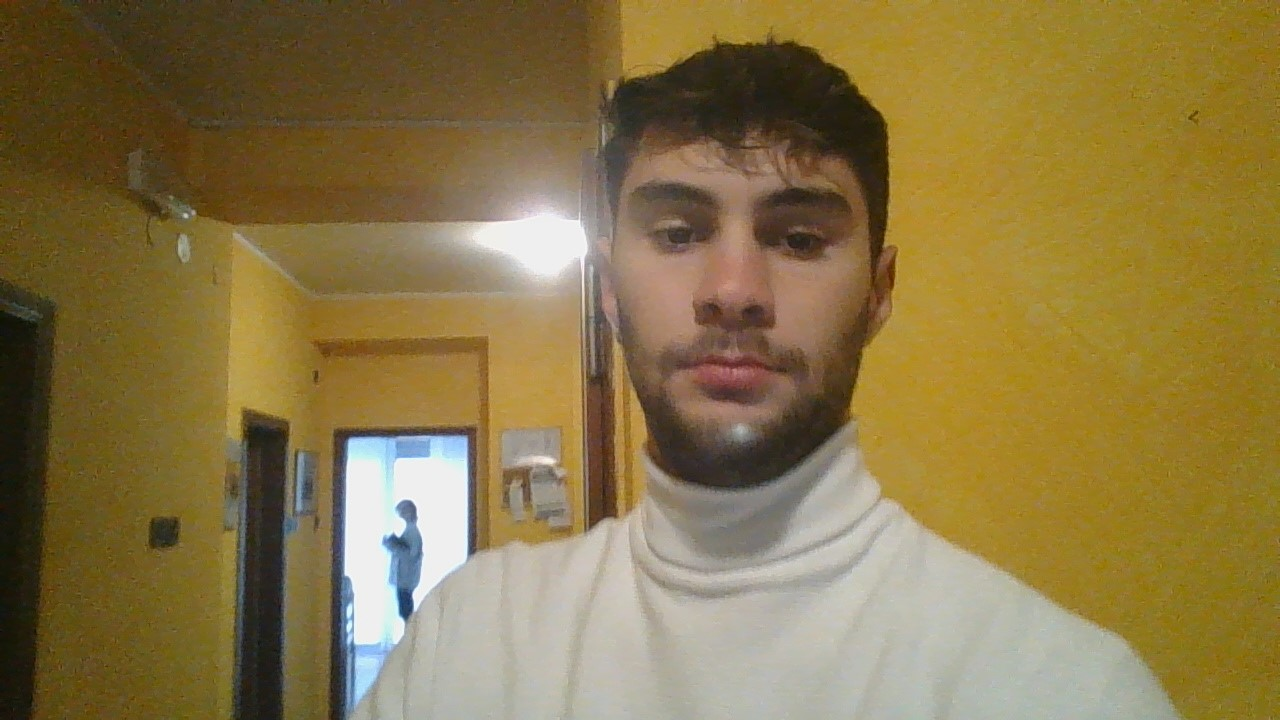
#> input picture data/test/Acer_AspireE5_0_32.jpg, 1280 x 720 px
$ python -i utilityRead.py   (imports and definitions only)
#> lines starting #> are read from the running program, lines starting #| are printed output that depends on the picture
# %%%%%%%%%%%%%%%%%%%%%%%%%%%%%%%%%%%%%%%%%%%%%%%%%%%%%%%%%%%%%%%%%%%%%%%%%
#
# Copyright (c) 2018 Image Processing Research Group of University Federico II of Naples ('GRIP-UNINA').
# All rights reserved.
# This work should only be used for nonprofit purposes.
#
# By downloading and/or using any of these files, you implicitly agree to all the
# terms of the license, as specified in the document LICENSE.txt
# (included in this package) and online at
# http://www.grip.unina.it/download/LICENSE_OPEN.txt
#

from PIL.JpegImagePlugin import convert_dict_qtables
from PIL import Image
import numpy as np


def imread2f_pil(stream, channel = 1, dtype = np.float32):
#> called with stream = '../../data/test/Acer_AspireE5_0_32.jpg', channel = 1
    img = Image.open(stream)
#> img is the input picture: PIL image 1280x720 RGB; mean R, G, B 137.3, 117.8, 70.7
    img = img.resize((128,128))
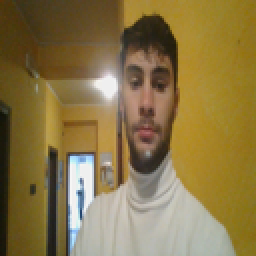
#> img: PIL image 128x128 RGB (shown 2 times larger); mean R, G, B 137.3, 117.8, 70.7
    mode = img.mode
#> mode = 'RGB'

    if channel == 3:
        img = img.convert('RGB')
        img = np.asarray(img).astype(dtype) / 256.0
    elif channel == 1:
        if img.mode == 'L':
            img = np.asarray(img).astype(dtype) / 256.0
        else:
            img = img.convert('RGB')
            img = np.asarray(img).astype(dtype)
#> img: shape (128, 128, 3) float32
            img = (0.299 * img[:, :, 0] + 0.587 * img[:, :, 1] + 0.114 * img[:, :, 2])/256.0
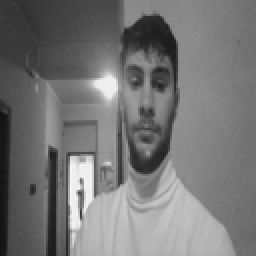
#> img: shape (128, 128) float32 (shown 2 times larger); min 0.0665, max 0.96, mean 0.462
    else:
        img = np.asarray(img).astype(dtype) / 256.0
    return img, mode
try:
    import rawpy
    # [20 lines left out: function imread2f_raw, not called in this run]
except:
    pass

# [60 lines left out: functions imread2f, jpeg_qtableinv, not called in this run]


from scipy.interpolate import interp1d
# [31 lines left out: functions resizeMapWithPadding, computeMetricsContinue, computeMCC, not called in this run]

>>> result = imread2f_pil('../../data/test/Acer_AspireE5_0_32.jpg')

$ run again, on data/test/Apple_MacBookAir_0_1.jpg
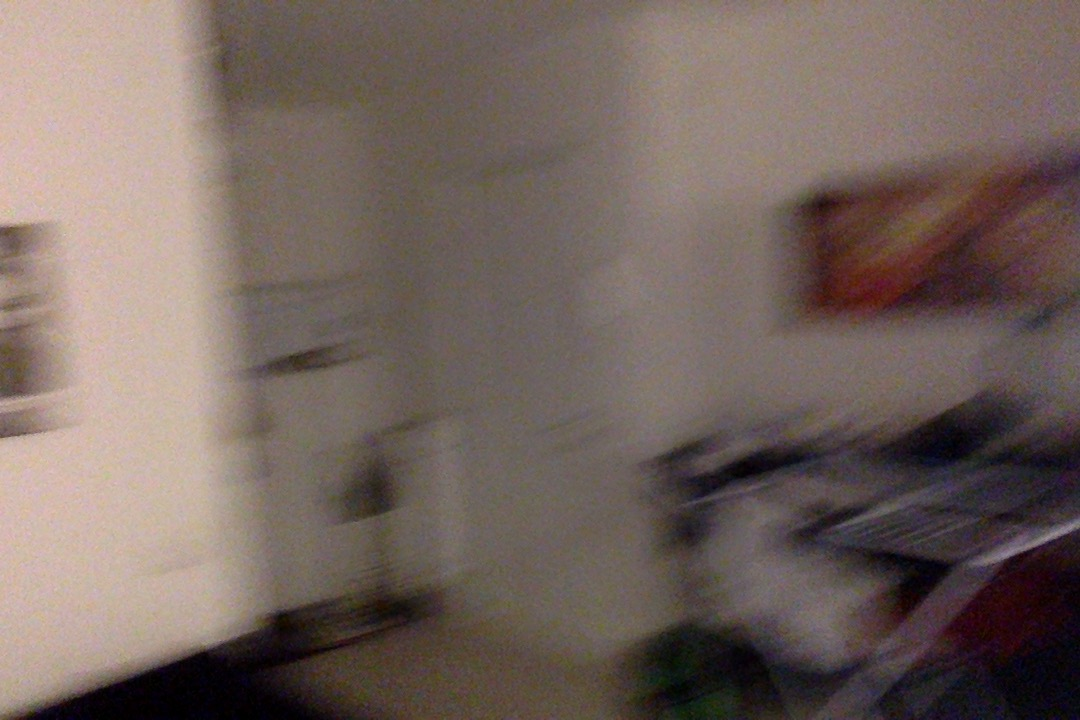
#> input picture data/test/Apple_MacBookAir_0_1.jpg, 1080 x 720 px
#> in imread2f_pil, img is the input picture: PIL image 1080x720 RGB; mean R, G, B 115.8, 100.8, 94.6
#> in imread2f_pil, `img = img.resize((128,128))`:
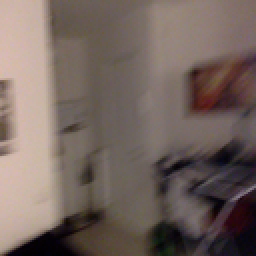
#> img: PIL image 128x128 RGB (shown 2 times larger); mean R, G, B 115.8, 100.8, 94.6
#> in imread2f_pil, `img = (0.299 * img[:, :, 0] + 0.587 * img[:, :, 1] + 0.114 * img[:, :,..`:
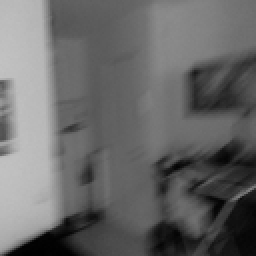
#> img: shape (128, 128) float32 (shown 2 times larger); min 0.00161, max 0.763, mean 0.409

$ run again, on data/test/Apple_MacBookAir_0_9.jpg
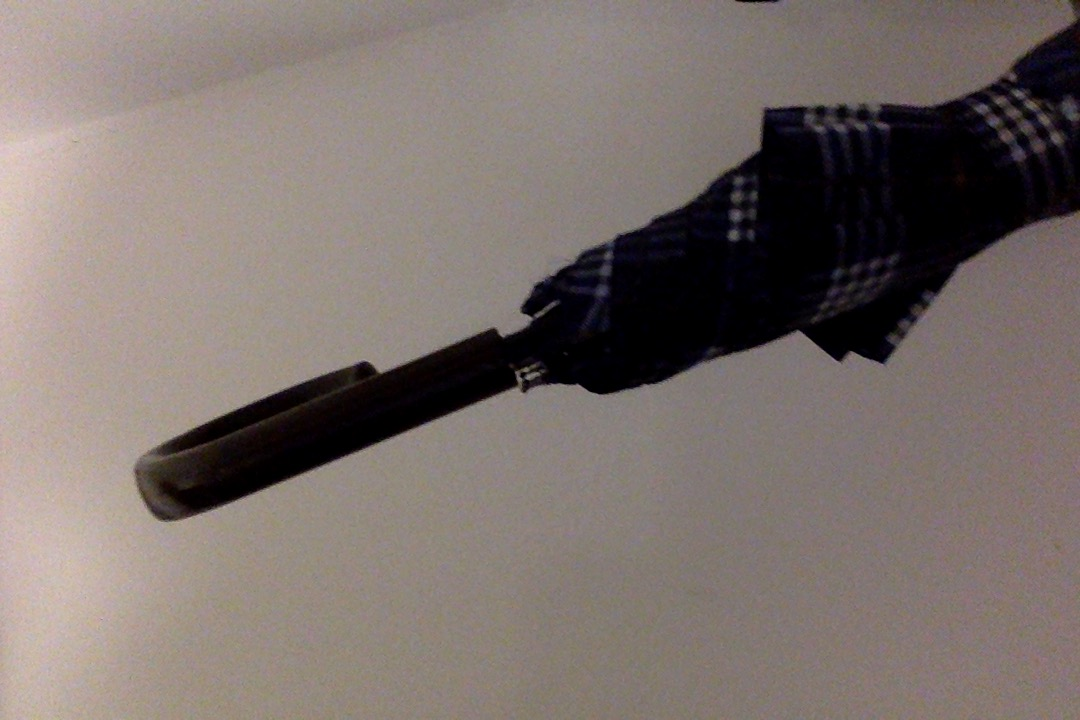
#> input picture data/test/Apple_MacBookAir_0_9.jpg, 1080 x 720 px
#> in imread2f_pil, img is the input picture: PIL image 1080x720 RGB; mean R, G, B 123.9, 113.3, 108.7
#> in imread2f_pil, `img = img.resize((128,128))`:
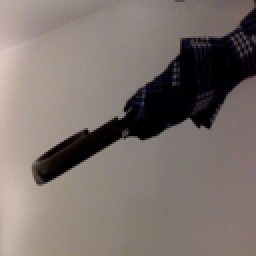
#> img: PIL image 128x128 RGB (shown 2 times larger); mean R, G, B 123.9, 113.3, 108.7
